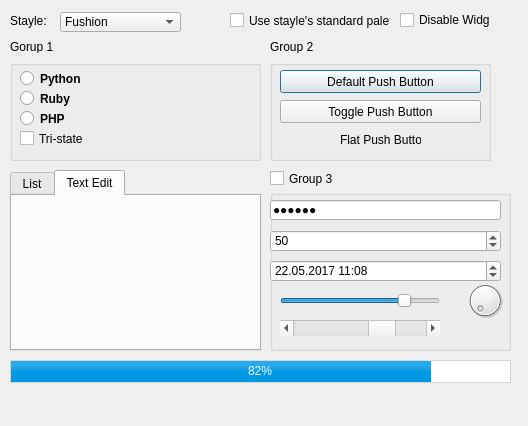
<?xml version="1.0" encoding="UTF-8"?>
<ui version="4.0">
 <class>Dialog</class>
 <widget class="QDialog" name="Dialog">
  <property name="geometry">
   <rect>
    <x>0</x>
    <y>0</y>
    <width>528</width>
    <height>426</height>
   </rect>
  </property>
  <property name="windowTitle">
   <string>Dialog</string>
  </property>
  <widget class="QLabel" name="label">
   <property name="geometry">
    <rect>
     <x>10</x>
     <y>10</y>
     <width>41</width>
     <height>21</height>
    </rect>
   </property>
   <property name="text">
    <string>Stayle:</string>
   </property>
  </widget>
  <widget class="QComboBox" name="comboBox">
   <property name="geometry">
    <rect>
     <x>60</x>
     <y>12</y>
     <width>121</width>
     <height>20</height>
    </rect>
   </property>
   <item>
    <property name="text">
     <string>Fushion</string>
    </property>
   </item>
  </widget>
  <widget class="QLabel" name="label_2">
   <property name="geometry">
    <rect>
     <x>10</x>
     <y>40</y>
     <width>47</width>
     <height>13</height>
    </rect>
   </property>
   <property name="text">
    <string>Gorup 1</string>
   </property>
  </widget>
  <widget class="QGroupBox" name="groupBox">
   <property name="geometry">
    <rect>
     <x>10</x>
     <y>60</y>
     <width>251</width>
     <height>101</height>
    </rect>
   </property>
   <property name="title">
    <string/>
   </property>
   <widget class="QRadioButton" name="radioButton">
    <property name="geometry">
     <rect>
      <x>10</x>
      <y>10</y>
      <width>82</width>
      <height>17</height>
     </rect>
    </property>
    <property name="font">
     <font>
      <weight>75</weight>
      <bold>true</bold>
     </font>
    </property>
    <property name="text">
     <string>Python</string>
    </property>
   </widget>
   <widget class="QRadioButton" name="radioButton_2">
    <property name="geometry">
     <rect>
      <x>10</x>
      <y>30</y>
      <width>82</width>
      <height>17</height>
     </rect>
    </property>
    <property name="font">
     <font>
      <weight>75</weight>
      <bold>true</bold>
     </font>
    </property>
    <property name="text">
     <string>Ruby</string>
    </property>
   </widget>
   <widget class="QRadioButton" name="radioButton_3">
    <property name="geometry">
     <rect>
      <x>10</x>
      <y>50</y>
      <width>82</width>
      <height>17</height>
     </rect>
    </property>
    <property name="font">
     <font>
      <weight>75</weight>
      <bold>true</bold>
     </font>
    </property>
    <property name="text">
     <string>PHP</string>
    </property>
   </widget>
   <widget class="QCheckBox" name="checkBox_3">
    <property name="geometry">
     <rect>
      <x>10</x>
      <y>70</y>
      <width>70</width>
      <height>17</height>
     </rect>
    </property>
    <property name="text">
     <string>Tri-state</string>
    </property>
   </widget>
   <widget class="QGroupBox" name="groupBox_2">
    <property name="geometry">
     <rect>
      <x>280</x>
      <y>0</y>
      <width>251</width>
      <height>131</height>
     </rect>
    </property>
    <property name="title">
     <string/>
    </property>
    <widget class="QRadioButton" name="radioButton_4">
     <property name="geometry">
      <rect>
       <x>0</x>
       <y>10</y>
       <width>82</width>
       <height>17</height>
      </rect>
     </property>
     <property name="font">
      <font>
       <weight>75</weight>
       <bold>true</bold>
      </font>
     </property>
     <property name="text">
      <string>Python</string>
     </property>
    </widget>
    <widget class="QRadioButton" name="radioButton_5">
     <property name="geometry">
      <rect>
       <x>0</x>
       <y>40</y>
       <width>82</width>
       <height>17</height>
      </rect>
     </property>
     <property name="font">
      <font>
       <weight>75</weight>
       <bold>true</bold>
      </font>
     </property>
     <property name="text">
      <string>Ruby</string>
     </property>
    </widget>
    <widget class="QRadioButton" name="radioButton_6">
     <property name="geometry">
      <rect>
       <x>0</x>
       <y>70</y>
       <width>82</width>
       <height>17</height>
      </rect>
     </property>
     <property name="font">
      <font>
       <weight>75</weight>
       <bold>true</bold>
      </font>
     </property>
     <property name="text">
      <string>PHP</string>
     </property>
    </widget>
    <widget class="QCheckBox" name="checkBox_4">
     <property name="geometry">
      <rect>
       <x>0</x>
       <y>90</y>
       <width>70</width>
       <height>17</height>
      </rect>
     </property>
     <property name="text">
      <string>Tri-state</string>
     </property>
    </widget>
   </widget>
  </widget>
  <widget class="QGroupBox" name="groupBox_3">
   <property name="geometry">
    <rect>
     <x>270</x>
     <y>60</y>
     <width>221</width>
     <height>101</height>
    </rect>
   </property>
   <property name="title">
    <string/>
   </property>
   <widget class="QGroupBox" name="groupBox_4">
    <property name="geometry">
     <rect>
      <x>280</x>
      <y>0</y>
      <width>251</width>
      <height>131</height>
     </rect>
    </property>
    <property name="title">
     <string/>
    </property>
    <widget class="QRadioButton" name="radioButton_10">
     <property name="geometry">
      <rect>
       <x>0</x>
       <y>10</y>
       <width>82</width>
       <height>17</height>
      </rect>
     </property>
     <property name="font">
      <font>
       <weight>75</weight>
       <bold>true</bold>
      </font>
     </property>
     <property name="text">
      <string>Python</string>
     </property>
    </widget>
    <widget class="QRadioButton" name="radioButton_11">
     <property name="geometry">
      <rect>
       <x>0</x>
       <y>40</y>
       <width>82</width>
       <height>17</height>
      </rect>
     </property>
     <property name="font">
      <font>
       <weight>75</weight>
       <bold>true</bold>
      </font>
     </property>
     <property name="text">
      <string>Ruby</string>
     </property>
    </widget>
    <widget class="QRadioButton" name="radioButton_12">
     <property name="geometry">
      <rect>
       <x>0</x>
       <y>70</y>
       <width>82</width>
       <height>17</height>
      </rect>
     </property>
     <property name="font">
      <font>
       <weight>75</weight>
       <bold>true</bold>
      </font>
     </property>
     <property name="text">
      <string>PHP</string>
     </property>
    </widget>
    <widget class="QCheckBox" name="checkBox_6">
     <property name="geometry">
      <rect>
       <x>0</x>
       <y>90</y>
       <width>70</width>
       <height>17</height>
      </rect>
     </property>
     <property name="text">
      <string>Tri-state</string>
     </property>
    </widget>
   </widget>
   <widget class="QPushButton" name="pushButton">
    <property name="geometry">
     <rect>
      <x>10</x>
      <y>10</y>
      <width>201</width>
      <height>23</height>
     </rect>
    </property>
    <property name="text">
     <string>Default Push Button</string>
    </property>
    <property name="autoDefault">
     <bool>true</bool>
    </property>
    <property name="default">
     <bool>true</bool>
    </property>
    <property name="flat">
     <bool>false</bool>
    </property>
   </widget>
   <widget class="QPushButton" name="pushButton_2">
    <property name="geometry">
     <rect>
      <x>10</x>
      <y>40</y>
      <width>201</width>
      <height>23</height>
     </rect>
    </property>
    <property name="text">
     <string>Toggle Push Button</string>
    </property>
   </widget>
   <widget class="QLabel" name="label_3">
    <property name="geometry">
     <rect>
      <x>70</x>
      <y>70</y>
      <width>81</width>
      <height>20</height>
     </rect>
    </property>
    <property name="text">
     <string>Flat Push Button</string>
    </property>
   </widget>
  </widget>
  <widget class="QLabel" name="label_4">
   <property name="geometry">
    <rect>
     <x>270</x>
     <y>40</y>
     <width>47</width>
     <height>13</height>
    </rect>
   </property>
   <property name="text">
    <string>Group 2</string>
   </property>
  </widget>
  <widget class="QTabWidget" name="tabWidget">
   <property name="geometry">
    <rect>
     <x>10</x>
     <y>170</y>
     <width>251</width>
     <height>181</height>
    </rect>
   </property>
   <property name="currentIndex">
    <number>1</number>
   </property>
   <widget class="QWidget" name="tab">
    <attribute name="title">
     <string>List</string>
    </attribute>
    <widget class="QTableWidget" name="tableWidget">
     <property name="geometry">
      <rect>
       <x>0</x>
       <y>0</y>
       <width>256</width>
       <height>161</height>
      </rect>
     </property>
     <property name="rowCount">
      <number>4</number>
     </property>
     <property name="columnCount">
      <number>3</number>
     </property>
     <row/>
     <row/>
     <row/>
     <row/>
     <column/>
     <column/>
     <column/>
    </widget>
   </widget>
   <widget class="QWidget" name="tab_2">
    <attribute name="title">
     <string>Text Edit</string>
    </attribute>
   </widget>
  </widget>
  <widget class="QProgressBar" name="progressBar">
   <property name="geometry">
    <rect>
     <x>10</x>
     <y>360</y>
     <width>501</width>
     <height>23</height>
    </rect>
   </property>
   <property name="styleSheet">
    <string notr="true">QProgressBar {
 border: 1px solid #d5d5d5;
 text-align: center;
	font: 10pt &quot;MS Shell Dlg 2&quot; solid white;
color:rgba( 240, 248, 255, 1 );
}
QProgressBar::chunk {
 background-color: qlineargradient(spread:pad, x1:1, y1:0.546, x2:1, y2:0.232, stop:0 rgba(0, 151, 227, 255), stop:1 rgba(39, 169, 234, 255));
 width: 20px;
}</string>
   </property>
   <property name="value">
    <number>82</number>
   </property>
   <property name="alignment">
    <set>Qt::AlignCenter</set>
   </property>
   <property name="textDirection">
    <enum>QProgressBar::TopToBottom</enum>
   </property>
  </widget>
  <widget class="QCheckBox" name="checkBox_5">
   <property name="geometry">
    <rect>
     <x>270</x>
     <y>170</y>
     <width>70</width>
     <height>17</height>
    </rect>
   </property>
   <property name="text">
    <string>Group 3</string>
   </property>
  </widget>
  <widget class="QGroupBox" name="groupBox_5">
   <property name="geometry">
    <rect>
     <x>270</x>
     <y>190</y>
     <width>241</width>
     <height>161</height>
    </rect>
   </property>
   <property name="title">
    <string/>
   </property>
   <widget class="QLineEdit" name="lineEdit">
    <property name="geometry">
     <rect>
      <x>0</x>
      <y>10</y>
      <width>231</width>
      <height>20</height>
     </rect>
    </property>
    <property name="text">
     <string>dubueb</string>
    </property>
    <property name="echoMode">
     <enum>QLineEdit::Password</enum>
    </property>
   </widget>
   <widget class="QSpinBox" name="spinBox">
    <property name="geometry">
     <rect>
      <x>0</x>
      <y>40</y>
      <width>231</width>
      <height>22</height>
     </rect>
    </property>
    <property name="value">
     <number>50</number>
    </property>
   </widget>
   <widget class="QSpinBox" name="spinBox_2">
    <property name="geometry">
     <rect>
      <x>0</x>
      <y>70</y>
      <width>231</width>
      <height>22</height>
     </rect>
    </property>
    <property name="suffix">
     <string>.05.2017 11:08</string>
    </property>
    <property name="value">
     <number>22</number>
    </property>
   </widget>
   <widget class="QSlider" name="horizontalSlider">
    <property name="geometry">
     <rect>
      <x>10</x>
      <y>100</y>
      <width>160</width>
      <height>22</height>
     </rect>
    </property>
    <property name="sliderPosition">
     <number>80</number>
    </property>
    <property name="orientation">
     <enum>Qt::Horizontal</enum>
    </property>
   </widget>
   <widget class="QDial" name="dial">
    <property name="geometry">
     <rect>
      <x>190</x>
      <y>90</y>
      <width>50</width>
      <height>41</height>
     </rect>
    </property>
   </widget>
   <widget class="QScrollBar" name="horizontalScrollBar">
    <property name="geometry">
     <rect>
      <x>10</x>
      <y>130</y>
      <width>160</width>
      <height>16</height>
     </rect>
    </property>
    <property name="value">
     <number>70</number>
    </property>
    <property name="orientation">
     <enum>Qt::Horizontal</enum>
    </property>
   </widget>
  </widget>
  <widget class="QCheckBox" name="checkBox_2">
   <property name="geometry">
    <rect>
     <x>400</x>
     <y>10</y>
     <width>91</width>
     <height>20</height>
    </rect>
   </property>
   <property name="text">
    <string>Disable Widget</string>
   </property>
  </widget>
  <widget class="QCheckBox" name="checkBox">
   <property name="geometry">
    <rect>
     <x>230</x>
     <y>10</y>
     <width>161</width>
     <height>21</height>
    </rect>
   </property>
   <property name="text">
    <string>Use stayle's standard palette</string>
   </property>
  </widget>
 </widget>
 <resources/>
 <connections/>
</ui>
